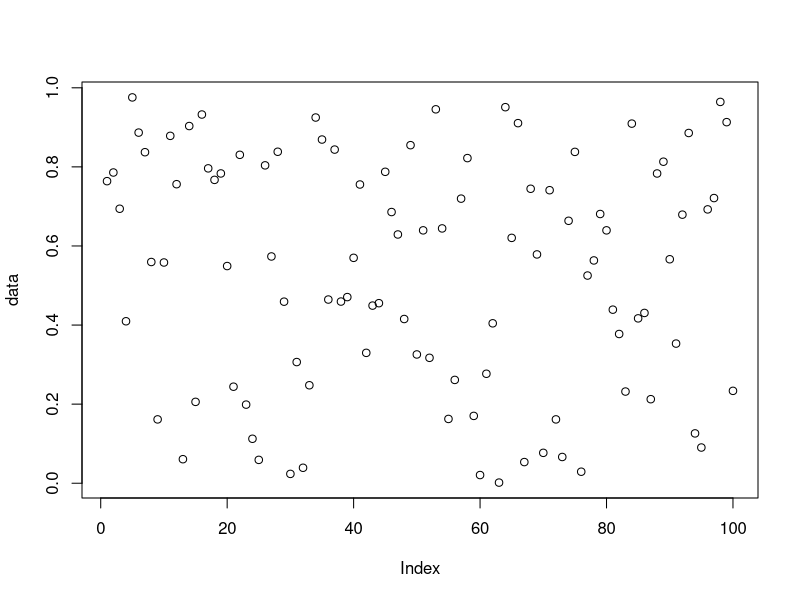

Generate this figure with R:
## ---- chunk 1
data <- runif(100)

## ---- chunk 2
# Plot
plot(data)
